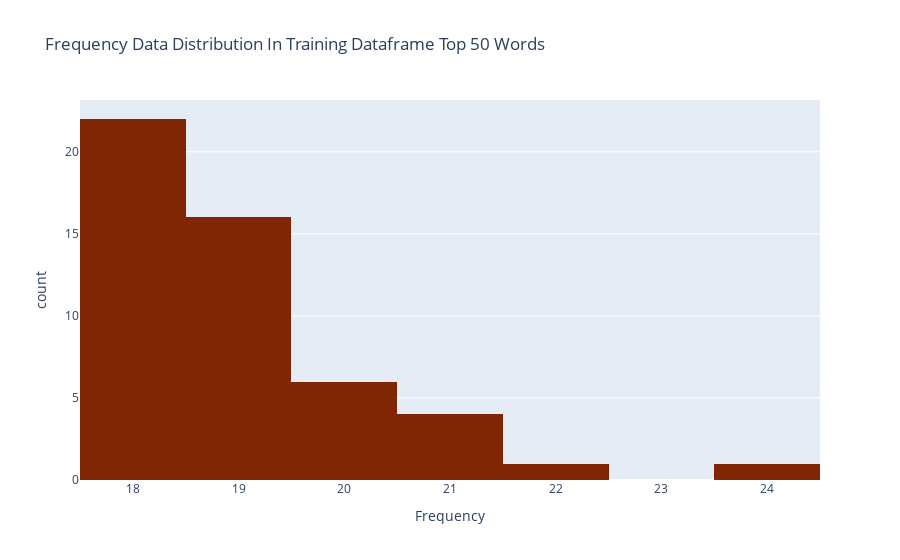

Notebook code for this chart:
### Code cell
import plotly.express as px

fig = px.histogram(words,
                    x='Frequency',
                    color_discrete_sequence=px.colors.sequential.Oranges_r,
                    title='Frequency Data Distribution In Training Dataframe Top 50 Words')

fig.show()

### Figure 1 — Plotly figure (JSON) as saved in the notebook; plotly's stock layout.template omitted (floating-point values rounded to 4 significant figures)
{"data": [{"alignmentgroup": "True", "bingroup": "x", "hovertemplate": "Frequency=%{x}<br>count=%{y}<extra></extra>", "legendgroup": "", "marker": {"color": "rgb(127,39,4)", "pattern": {"shape": ""}}, "name": "", "offsetgroup": "", "orientation": "v", "showlegend": false, "type": "histogram", "x": [24, 22, 21, 21, 21, 21, 20, 20, 20, 20, 20, 20, 19, 19, 19, 19, 19, 19, 19, 19, 19, 19, 19, 19, 19, 19, 19, 19, 18, 18, 18, 18, 18, 18, 18, 18, 18, 18, 18, 18, 18, 18, 18, 18, 18, 18, 18, 18, 18, 18], "xaxis": "x", "yaxis": "y"}], "layout": {"barmode": "relative", "legend": {"tracegroupgap": 0}, "title": {"text": "Frequency Data Distribution In Training Dataframe Top 50 Words"}, "xaxis": {"anchor": "y", "domain": [0, 1], "title": {"text": "Frequency"}}, "yaxis": {"anchor": "x", "domain": [0, 1], "title": {"text": "count"}}}}
